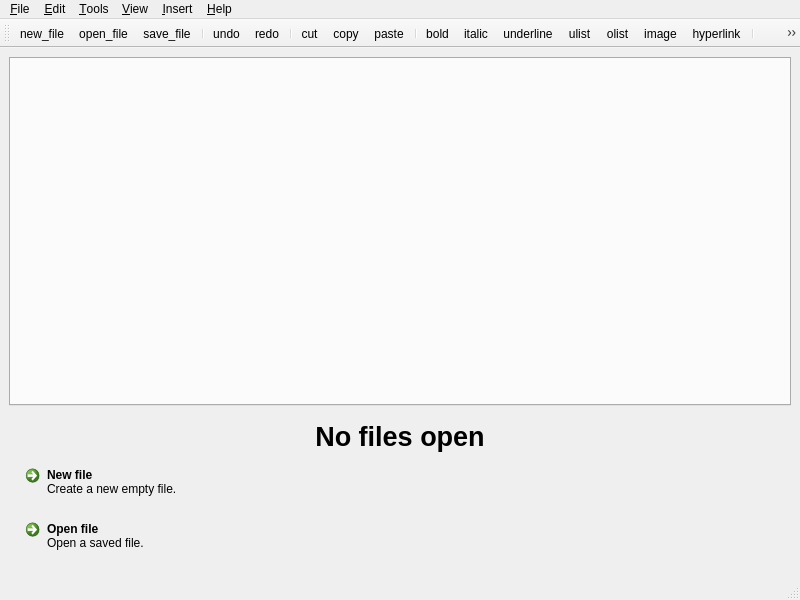
<?xml version="1.0" encoding="UTF-8"?>
<ui version="4.0">
 <class>Editor</class>
 <widget class="QMainWindow" name="Editor">
  <property name="geometry">
   <rect>
    <x>0</x>
    <y>0</y>
    <width>800</width>
    <height>600</height>
   </rect>
  </property>
  <property name="windowTitle">
   <string>PES</string>
  </property>
  <widget class="QWidget" name="centralwidget">
   <layout class="QVBoxLayout" name="verticalLayout_3">
    <item>
     <widget class="QTabWidget" name="tabWidget">
      <property name="sizePolicy">
       <sizepolicy hsizetype="Expanding" vsizetype="Expanding">
        <horstretch>0</horstretch>
        <verstretch>0</verstretch>
       </sizepolicy>
      </property>
      <property name="tabShape">
       <enum>QTabWidget::Rounded</enum>
      </property>
      <property name="tabsClosable">
       <bool>true</bool>
      </property>
      <property name="movable">
       <bool>true</bool>
      </property>
     </widget>
    </item>
    <item>
     <widget class="QWidget" name="no_file_widget" native="true">
      <property name="enabled">
       <bool>true</bool>
      </property>
      <layout class="QVBoxLayout" name="verticalLayout">
       <item>
        <widget class="QLabel" name="label">
         <property name="font">
          <font>
           <pointsize>20</pointsize>
           <weight>75</weight>
           <bold>true</bold>
          </font>
         </property>
         <property name="text">
          <string>No files open</string>
         </property>
         <property name="alignment">
          <set>Qt::AlignCenter</set>
         </property>
        </widget>
       </item>
       <item>
        <widget class="QCommandLinkButton" name="new_file_linkbutton">
         <property name="text">
          <string>New file</string>
         </property>
         <property name="description">
          <string>Create a new empty file.</string>
         </property>
        </widget>
       </item>
       <item>
        <widget class="QCommandLinkButton" name="open_file_linkbutton">
         <property name="text">
          <string>Open file</string>
         </property>
         <property name="description">
          <string>Open a saved file.</string>
         </property>
        </widget>
       </item>
      </layout>
     </widget>
    </item>
   </layout>
  </widget>
  <widget class="QMenuBar" name="menubar">
   <property name="geometry">
    <rect>
     <x>0</x>
     <y>0</y>
     <width>800</width>
     <height>23</height>
    </rect>
   </property>
   <widget class="QMenu" name="menuFile">
    <property name="title">
     <string>&amp;File</string>
    </property>
    <addaction name="menu_new_file"/>
    <addaction name="menu_open_file"/>
    <addaction name="menu_save_file"/>
    <addaction name="menu_save_as"/>
    <addaction name="separator"/>
    <addaction name="menu_exit"/>
   </widget>
   <widget class="QMenu" name="menuEdit">
    <property name="title">
     <string>&amp;Edit</string>
    </property>
    <addaction name="menu_copy"/>
    <addaction name="menu_cut"/>
    <addaction name="menu_paste"/>
    <addaction name="separator"/>
    <addaction name="menu_undo"/>
    <addaction name="menu_redo"/>
    <addaction name="separator"/>
    <addaction name="actionSettings"/>
   </widget>
   <widget class="QMenu" name="menuTools">
    <property name="title">
     <string>&amp;Tools</string>
    </property>
    <addaction name="menu_preview"/>
    <addaction name="menu_browser_preview"/>
   </widget>
   <widget class="QMenu" name="menuHelp">
    <property name="title">
     <string>&amp;Help</string>
    </property>
    <addaction name="menu_about_qt"/>
    <addaction name="menu_about_program"/>
   </widget>
   <widget class="QMenu" name="menuInsert">
    <property name="title">
     <string>&amp;Insert</string>
    </property>
    <widget class="QMenu" name="list_submenu">
     <property name="title">
      <string>List</string>
     </property>
     <addaction name="menu_ordered"/>
     <addaction name="menu_unordered"/>
    </widget>
    <addaction name="menu_bold"/>
    <addaction name="menu_italic"/>
    <addaction name="menu_underline"/>
    <addaction name="list_submenu"/>
    <addaction name="menu_image"/>
    <addaction name="menu_hyperlink"/>
   </widget>
   <widget class="QMenu" name="menuView">
    <property name="title">
     <string>&amp;View</string>
    </property>
    <addaction name="menu_show_toolbar"/>
    <addaction name="menu_show_statusbar"/>
   </widget>
   <addaction name="menuFile"/>
   <addaction name="menuEdit"/>
   <addaction name="menuTools"/>
   <addaction name="menuView"/>
   <addaction name="menuInsert"/>
   <addaction name="menuHelp"/>
  </widget>
  <widget class="QStatusBar" name="statusbar"/>
  <widget class="QToolBar" name="toolBar">
   <property name="windowTitle">
    <string>toolBar</string>
   </property>
   <attribute name="toolBarArea">
    <enum>TopToolBarArea</enum>
   </attribute>
   <attribute name="toolBarBreak">
    <bool>false</bool>
   </attribute>
   <addaction name="toolbar_new_file"/>
   <addaction name="toolbar_open_file"/>
   <addaction name="toolbar_save_file"/>
   <addaction name="separator"/>
   <addaction name="toolbar_undo"/>
   <addaction name="toolbar_redo"/>
   <addaction name="separator"/>
   <addaction name="toolbar_cut"/>
   <addaction name="toolbar_copy"/>
   <addaction name="toolbar_paste"/>
   <addaction name="separator"/>
   <addaction name="toolbar_bold"/>
   <addaction name="toolbar_italic"/>
   <addaction name="toolbar_underline"/>
   <addaction name="toolbar_ulist"/>
   <addaction name="toolbar_olist"/>
   <addaction name="toolbar_image"/>
   <addaction name="toolbar_hyperlink"/>
   <addaction name="separator"/>
   <addaction name="toolbar_settings"/>
   <addaction name="separator"/>
   <addaction name="toolbar_run"/>
  </widget>
  <action name="menu_new_file">
   <property name="text">
    <string>New</string>
   </property>
   <property name="toolTip">
    <string>New</string>
   </property>
   <property name="shortcut">
    <string>Ctrl+N</string>
   </property>
  </action>
  <action name="menu_open_file">
   <property name="text">
    <string>Open</string>
   </property>
   <property name="shortcut">
    <string>Ctrl+O</string>
   </property>
  </action>
  <action name="menu_save_file">
   <property name="text">
    <string>Save</string>
   </property>
   <property name="shortcut">
    <string>Ctrl+S</string>
   </property>
  </action>
  <action name="menu_save_as">
   <property name="text">
    <string>Save as..</string>
   </property>
  </action>
  <action name="menu_exit">
   <property name="text">
    <string>Exit</string>
   </property>
   <property name="shortcut">
    <string>Alt+Q</string>
   </property>
  </action>
  <action name="menu_copy">
   <property name="text">
    <string>Copy</string>
   </property>
   <property name="shortcut">
    <string>Ctrl+C</string>
   </property>
  </action>
  <action name="menu_cut">
   <property name="text">
    <string>Cut</string>
   </property>
   <property name="shortcut">
    <string>Ctrl+X</string>
   </property>
  </action>
  <action name="menu_paste">
   <property name="text">
    <string>Paste</string>
   </property>
   <property name="shortcut">
    <string>Ctrl+V</string>
   </property>
  </action>
  <action name="menu_preview">
   <property name="text">
    <string>Preview</string>
   </property>
   <property name="shortcut">
    <string>F5</string>
   </property>
  </action>
  <action name="menu_browser_preview">
   <property name="text">
    <string>Browser Preview</string>
   </property>
   <property name="shortcut">
    <string>F6</string>
   </property>
  </action>
  <action name="menu_about_qt">
   <property name="text">
    <string>About Qt</string>
   </property>
  </action>
  <action name="menu_about_program">
   <property name="text">
    <string>About program</string>
   </property>
  </action>
  <action name="menu_show_toolbar">
   <property name="checkable">
    <bool>true</bool>
   </property>
   <property name="text">
    <string>Toolbar</string>
   </property>
  </action>
  <action name="menu_show_statusbar">
   <property name="checkable">
    <bool>true</bool>
   </property>
   <property name="text">
    <string>Statusbar</string>
   </property>
  </action>
  <action name="toolbar_new_file">
   <property name="icon">
    <iconset>
     <normaloff>images/toolbar/document.png</normaloff>images/toolbar/document.png</iconset>
   </property>
   <property name="text">
    <string>new_file</string>
   </property>
   <property name="toolTip">
    <string>New file</string>
   </property>
  </action>
  <action name="toolbar_open_file">
   <property name="icon">
    <iconset>
     <normaloff>images/toolbar/folder.png</normaloff>images/toolbar/folder.png</iconset>
   </property>
   <property name="text">
    <string>open_file</string>
   </property>
   <property name="toolTip">
    <string>Open file</string>
   </property>
  </action>
  <action name="toolbar_save_file">
   <property name="icon">
    <iconset>
     <normaloff>images/toolbar/save.png</normaloff>images/toolbar/save.png</iconset>
   </property>
   <property name="text">
    <string>save_file</string>
   </property>
   <property name="toolTip">
    <string>Save file</string>
   </property>
  </action>
  <action name="toolbar_run">
   <property name="icon">
    <iconset>
     <normaloff>images/toolbar/wheels.png</normaloff>images/toolbar/wheels.png</iconset>
   </property>
   <property name="text">
    <string>run</string>
   </property>
   <property name="toolTip">
    <string>Run</string>
   </property>
  </action>
  <action name="toolbar_undo">
   <property name="icon">
    <iconset>
     <normaloff>images/toolbar/undo.png</normaloff>images/toolbar/undo.png</iconset>
   </property>
   <property name="text">
    <string>undo</string>
   </property>
   <property name="toolTip">
    <string>Undo</string>
   </property>
  </action>
  <action name="toolbar_redo">
   <property name="icon">
    <iconset>
     <normaloff>images/toolbar/redo.png</normaloff>images/toolbar/redo.png</iconset>
   </property>
   <property name="text">
    <string>redo</string>
   </property>
   <property name="toolTip">
    <string>Redo</string>
   </property>
  </action>
  <action name="toolbar_cut">
   <property name="icon">
    <iconset>
     <normaloff>images/toolbar/cut.png</normaloff>images/toolbar/cut.png</iconset>
   </property>
   <property name="text">
    <string>cut</string>
   </property>
   <property name="toolTip">
    <string>Cut</string>
   </property>
  </action>
  <action name="toolbar_copy">
   <property name="icon">
    <iconset>
     <normaloff>images/toolbar/copy.png</normaloff>images/toolbar/copy.png</iconset>
   </property>
   <property name="text">
    <string>copy</string>
   </property>
   <property name="toolTip">
    <string>Copy</string>
   </property>
  </action>
  <action name="toolbar_paste">
   <property name="icon">
    <iconset>
     <normaloff>images/toolbar/paste.png</normaloff>images/toolbar/paste.png</iconset>
   </property>
   <property name="text">
    <string>paste</string>
   </property>
   <property name="toolTip">
    <string>Paste</string>
   </property>
  </action>
  <action name="toolbar_bold">
   <property name="icon">
    <iconset>
     <normaloff>images/toolbar/font_bold.png</normaloff>images/toolbar/font_bold.png</iconset>
   </property>
   <property name="text">
    <string>bold</string>
   </property>
   <property name="toolTip">
    <string>Bold</string>
   </property>
  </action>
  <action name="toolbar_italic">
   <property name="icon">
    <iconset>
     <normaloff>images/toolbar/font_italic.png</normaloff>images/toolbar/font_italic.png</iconset>
   </property>
   <property name="text">
    <string>italic</string>
   </property>
   <property name="toolTip">
    <string>Italic</string>
   </property>
  </action>
  <action name="toolbar_underline">
   <property name="icon">
    <iconset>
     <normaloff>images/toolbar/font_underline.png</normaloff>images/toolbar/font_underline.png</iconset>
   </property>
   <property name="text">
    <string>underline</string>
   </property>
   <property name="toolTip">
    <string>Underline</string>
   </property>
  </action>
  <action name="toolbar_image">
   <property name="icon">
    <iconset>
     <normaloff>images/toolbar/image 1.png</normaloff>images/toolbar/image 1.png</iconset>
   </property>
   <property name="text">
    <string>image</string>
   </property>
   <property name="toolTip">
    <string>Image</string>
   </property>
  </action>
  <action name="toolbar_hyperlink">
   <property name="icon">
    <iconset>
     <normaloff>images/toolbar/link.png</normaloff>images/toolbar/link.png</iconset>
   </property>
   <property name="text">
    <string>hyperlink</string>
   </property>
   <property name="toolTip">
    <string>Insert hyperlink</string>
   </property>
  </action>
  <action name="toolbar_settings">
   <property name="icon">
    <iconset>
     <normaloff>images/toolbar/setting.png</normaloff>images/toolbar/setting.png</iconset>
   </property>
   <property name="text">
    <string>settings</string>
   </property>
   <property name="toolTip">
    <string>Settings</string>
   </property>
  </action>
  <action name="menu_bold">
   <property name="text">
    <string>Bold</string>
   </property>
   <property name="shortcut">
    <string>Ctrl+B</string>
   </property>
  </action>
  <action name="menu_italic">
   <property name="text">
    <string>Italic</string>
   </property>
   <property name="shortcut">
    <string>Ctrl+I</string>
   </property>
  </action>
  <action name="menu_underline">
   <property name="text">
    <string>Underline</string>
   </property>
   <property name="shortcut">
    <string>Ctrl+U</string>
   </property>
  </action>
  <action name="menu_ordered">
   <property name="text">
    <string>Ordered</string>
   </property>
  </action>
  <action name="menu_unordered">
   <property name="text">
    <string>Unordered</string>
   </property>
  </action>
  <action name="menu_image">
   <property name="text">
    <string>Image</string>
   </property>
   <property name="shortcut">
    <string>Ctrl+M</string>
   </property>
  </action>
  <action name="menu_hyperlink">
   <property name="text">
    <string>Hyperlink</string>
   </property>
   <property name="toolTip">
    <string>Hyperlink</string>
   </property>
   <property name="shortcut">
    <string>Ctrl+L</string>
   </property>
  </action>
  <action name="menu_undo">
   <property name="text">
    <string>Undo</string>
   </property>
  </action>
  <action name="menu_redo">
   <property name="text">
    <string>Redo</string>
   </property>
  </action>
  <action name="actionSettings">
   <property name="text">
    <string>Settings</string>
   </property>
  </action>
  <action name="toolbar_olist">
   <property name="icon">
    <iconset resource="toolbar.qrc">
     <normaloff>:/images/toolbar/olist.png</normaloff>:/images/toolbar/olist.png</iconset>
   </property>
   <property name="text">
    <string>olist</string>
   </property>
   <property name="toolTip">
    <string>Ordered List</string>
   </property>
  </action>
  <action name="toolbar_ulist">
   <property name="icon">
    <iconset resource="toolbar.qrc">
     <normaloff>:/images/toolbar/ulist.png</normaloff>:/images/toolbar/ulist.png</iconset>
   </property>
   <property name="text">
    <string>ulist</string>
   </property>
   <property name="toolTip">
    <string>Unordered List</string>
   </property>
  </action>
 </widget>
 <resources>
  <include location="toolbar.qrc"/>
 </resources>
 <connections>
  <connection>
   <sender>menu_exit</sender>
   <signal>activated()</signal>
   <receiver>Editor</receiver>
   <slot>close()</slot>
   <hints>
    <hint type="sourcelabel">
     <x>-1</x>
     <y>-1</y>
    </hint>
    <hint type="destinationlabel">
     <x>399</x>
     <y>299</y>
    </hint>
   </hints>
  </connection>
 </connections>
</ui>
